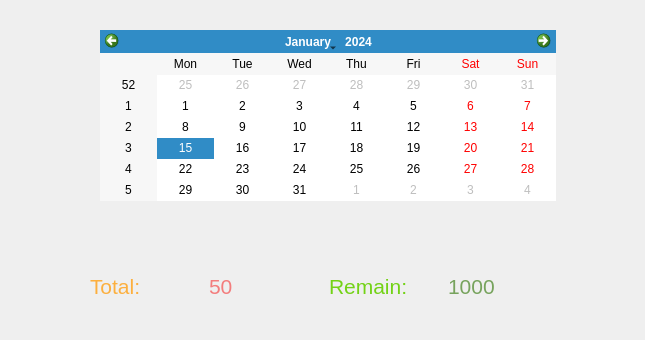
<?xml version="1.0" encoding="UTF-8"?>
<ui version="4.0">
 <class>MyRecord</class>
 <widget class="QDialog" name="MyRecord">
  <property name="geometry">
   <rect>
    <x>0</x>
    <y>0</y>
    <width>645</width>
    <height>340</height>
   </rect>
  </property>
  <property name="minimumSize">
   <size>
    <width>645</width>
    <height>340</height>
   </size>
  </property>
  <property name="maximumSize">
   <size>
    <width>645</width>
    <height>340</height>
   </size>
  </property>
  <property name="windowTitle">
   <string>Dialog</string>
  </property>
  <widget class="QCalendarWidget" name="calendarWidget">
   <property name="geometry">
    <rect>
     <x>100</x>
     <y>30</y>
     <width>456</width>
     <height>171</height>
    </rect>
   </property>
  </widget>
  <widget class="QWidget" name="layoutWidget">
   <property name="geometry">
    <rect>
     <x>90</x>
     <y>270</y>
     <width>471</width>
     <height>32</height>
    </rect>
   </property>
   <layout class="QHBoxLayout" name="horizontalLayout">
    <item>
     <widget class="QLabel" name="label">
      <property name="font">
       <font>
        <pointsize>16</pointsize>
       </font>
      </property>
      <property name="styleSheet">
       <string notr="true">color: rgb(252, 175, 62);</string>
      </property>
      <property name="text">
       <string>Total:</string>
      </property>
     </widget>
    </item>
    <item>
     <widget class="QLabel" name="lb_total">
      <property name="font">
       <font>
        <pointsize>16</pointsize>
       </font>
      </property>
      <property name="styleSheet">
       <string notr="true">color: rgb(243, 125, 125);</string>
      </property>
      <property name="text">
       <string>50</string>
      </property>
     </widget>
    </item>
    <item>
     <widget class="QLabel" name="label_2">
      <property name="font">
       <font>
        <pointsize>16</pointsize>
       </font>
      </property>
      <property name="styleSheet">
       <string notr="true">color: rgb(115, 210, 22);</string>
      </property>
      <property name="text">
       <string>Remain:</string>
      </property>
     </widget>
    </item>
    <item>
     <widget class="QLabel" name="lb_remain">
      <property name="font">
       <font>
        <pointsize>16</pointsize>
       </font>
      </property>
      <property name="styleSheet">
       <string notr="true">color: rgb(119, 163, 93);</string>
      </property>
      <property name="text">
       <string>1000</string>
      </property>
     </widget>
    </item>
   </layout>
  </widget>
 </widget>
 <resources/>
 <connections/>
</ui>
